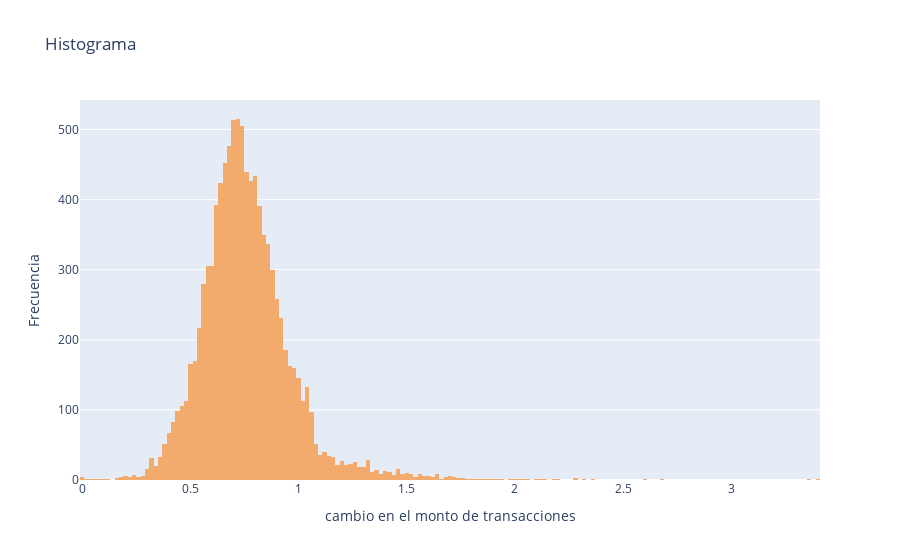

The code cell stored with this chart in its notebook:
### Markdown cell above
### Ejercicio 2
Utiliza `plotly` para realizar un gráfico que permita verificar si el cambio en el monto de transacciones (cuarto trimestre a primer trimestre) se ajusta a una distribución normal.

### Code cell
# YOUR CODE HERE
#numero_intervalos = max(df['Total_Amt_Chng_Q4_Q1']) - min(edades) + 1

histograma = go.Histogram(x=df['Total_Amt_Chng_Q4_Q1'],  marker={'color': '#F2AB6D'})
figura1 = go.Figure(data=histograma)
figura1.update_layout(
    title='Histograma',
    xaxis_title="cambio en el monto de transacciones ",
    yaxis_title="Frecuencia"
)

figura1.show()

import numpy as np 
import pylab 
import scipy.stats as stats

stats.probplot(df['Total_Amt_Chng_Q4_Q1'], dist="norm", plot=pylab)
pylab.show()


#raise NotImplementedError()

### Figure 1 — Plotly figure (JSON) as saved in the notebook; plotly's stock layout.template omitted (floating-point values rounded to 4 significant figures; data arrays with more than 128 entries replaced by an {"elided": "..."} marker saying what was removed)
{"data": [{"marker": {"color": "#F2AB6D"}, "type": "histogram", "x": {"elided": "10127 float values"}}], "layout": {"title": {"text": "Histograma"}, "xaxis": {"title": {"text": "cambio en el monto de transacciones "}}, "yaxis": {"title": {"text": "Frecuencia"}}}}
